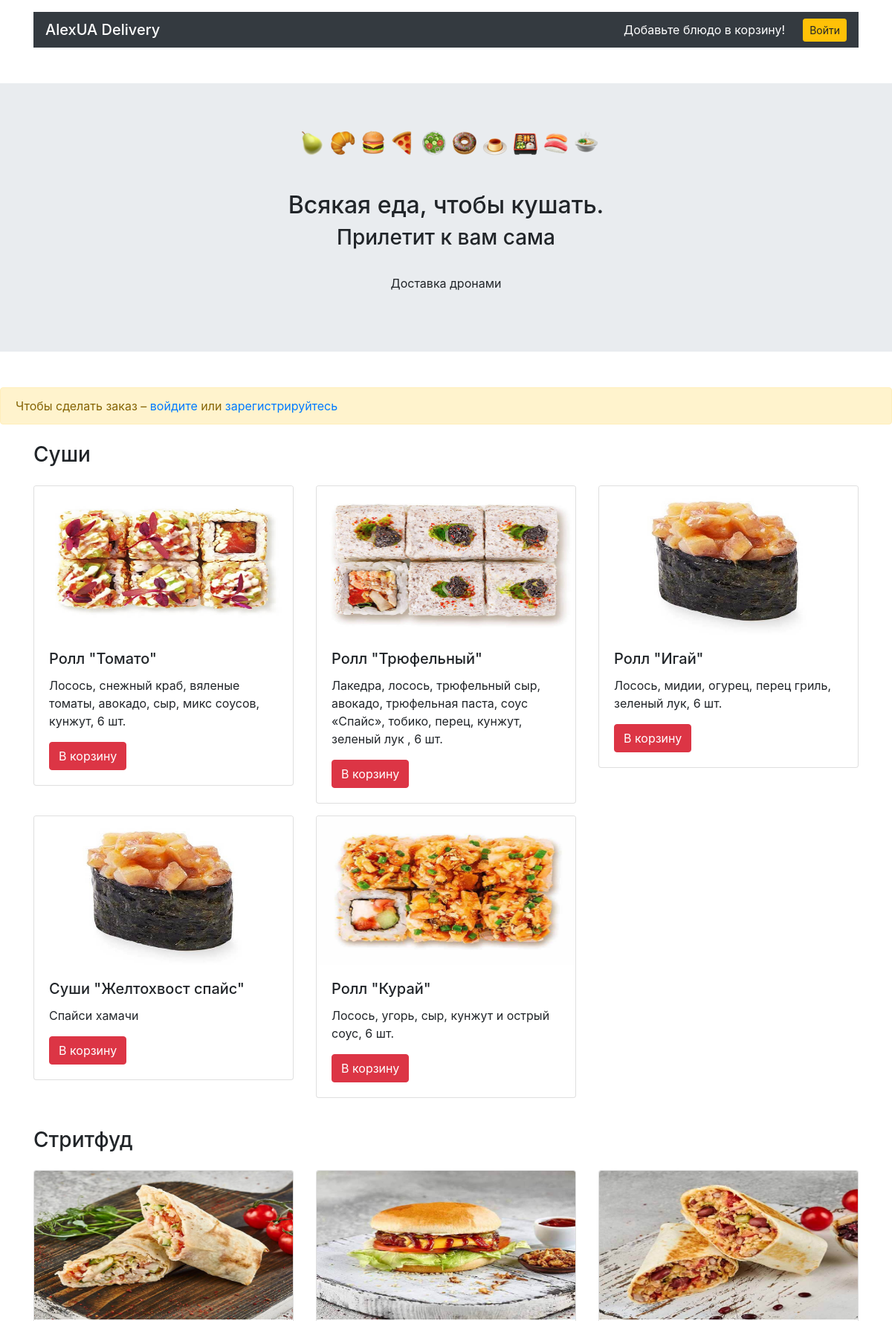
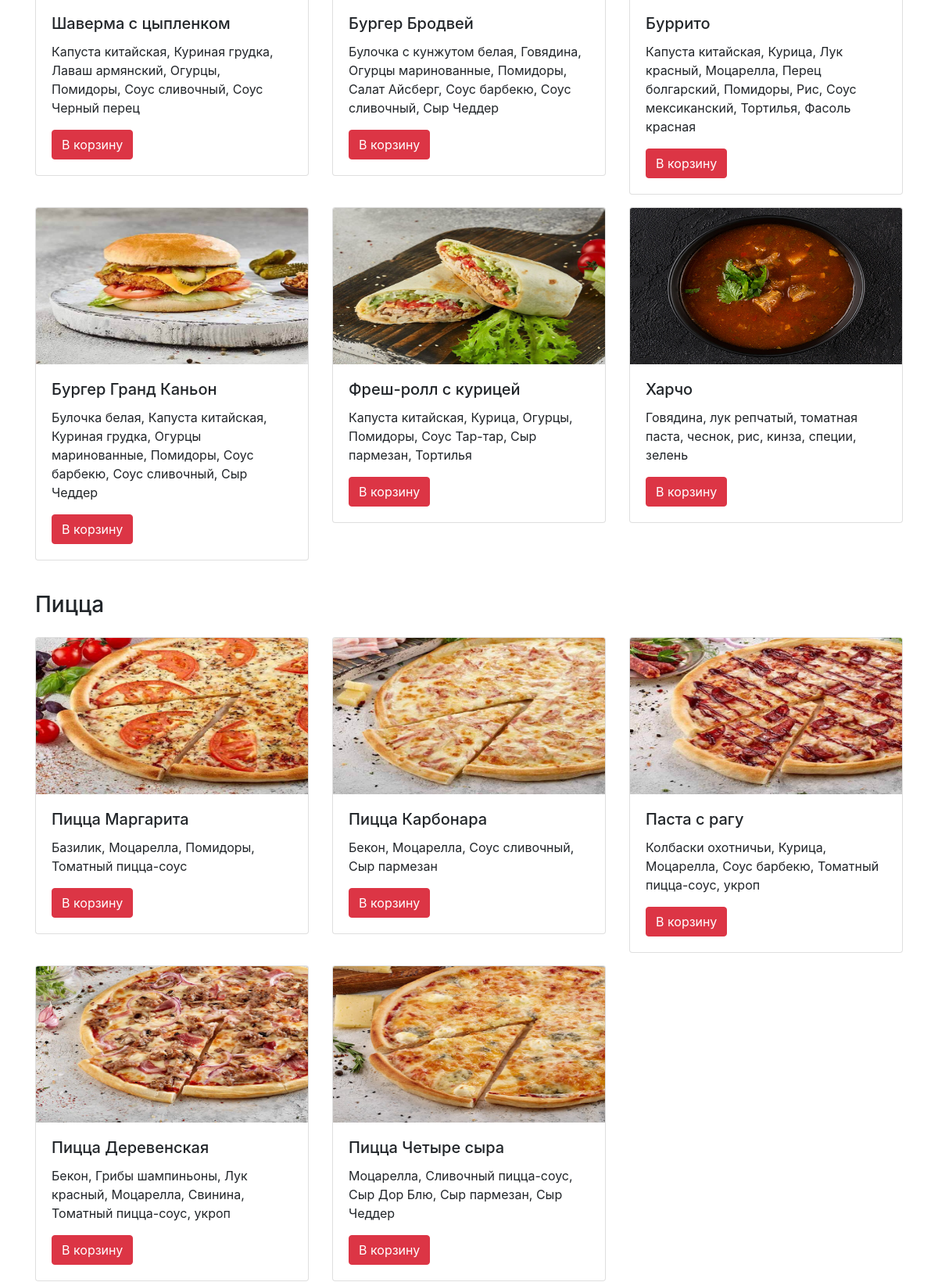
The page / (upper part) on the database its author committed (2 pictures, top to bottom).
### restoran/models.py (models this page shows)
class Category(db.Model):
    __tablename__ = 'categorys'
    id = db.Column(db.Integer, primary_key=True)
    title = db.Column(db.String(32), nullable = False, unique = True)
    meals = db.relationship("Meal")

class Meal(db.Model):
    __tablename__ = 'meals'
    id = db.Column(db.Integer, primary_key=True)
    title = db.Column(db.String(32), nullable=False, unique=True)
    price = db.Column(db.DECIMAL(20, 2), nullable=False)
    description = db.Column(db.String(128), nullable=False)
    picture = db.Column(db.String(128), nullable=False)
    category = db.relationship("Category")
    category_id = db.Column(db.Integer, db.ForeignKey("categorys.id"))

### restoran/views.py (the view)
@app.route('/')
def home():
    cat = Category.query.all()
    print(session)
    return render_template("main.html",
                           cats = cat,
                           )

### restoran/templates/main.html (shortened to what this page needs)
{% extends "base.html" %}
{% block main %}
{% include 'start.html' %}
    {% if  not session.user %}
        <div class="alert alert-warning" role="alert">Чтобы сделать заказ –
            <a href="/login">войдите</a> или
            <a href="/registration">зарегистрируйтесь</a></div>
    {% endif %}
<main class="container mt-3">
<section>
{% for cat in cats %}
  <h3 class="my-4">{{ cat.title }}</h3>
  <div class="row mt-4">
      {% for meals in cat.meals %}
      <div class="col-12 col-md-4">
          <div class="card mb-3">
            <img src=static/pictures/{{ meals.picture}} width="300" height="200" class="card-img-top" alt="">
            <div class="card-body">
              <h4 class="h5 card-title">{{ meals.title }}</h4>
              <p class="card-text"> {{ meals.description }}</p>
              <a href="/addtocart/{{ meals.id }}/" class="btn btn-danger">В корзину</a>
            </div>
          </div>
      </div>
      {% endfor %}
  </div>
{% endfor %}
</section>
</main>
{% endblock %}

### restoran/templates/base.html (shortened to what this page needs)
<!DOCTYPE html>
<html lang="ru">
<head>
  <link rel="stylesheet" href="https://stackpath.bootstrapcdn.com/bootstrap/4.3.1/css/bootstrap.min.css">
  <link rel="stylesheet" type="text/css" href="/static/index.css">
</head>
<body>
<header class="container mt-3">
    <nav class="py-1 navbar navbar-dark bg-dark">
      <ul class="navbar-nav mr-auto mt-2 mt-lg-0">
        <a href="{{ url_for('home') }}" class=" h5 my-2 text-white bg-dark">AlexUA Delivery</a>
      </ul>
        {% if session.user %}
            {% if session.count %}
                {% if session.count > 0 %}
                    <p class="my-2 text-white bg-dark "> ({{ session.count }} блюда в корзине на сумму {{ session.summ }} грн.)</p>
                    <a href="{{ url_for('cart') }}" class="btn btn-warning btn-sm ml-4">КОРЗИНА</a>
                {% elif session.count ==0 %}
                    <p class="my-2 text-white bg-dark "> Добавьте блюдо в корзину!</p>
                {% endif %}
            {% else %}
                <p class="my-2 text-white bg-dark "> Добавьте блюдо в корзину!</p>
            {% endif %}
        {% else %}
            <p class="my-2 text-white bg-dark "> Добавьте блюдо в корзину!</p>
        {% endif %}
        {% if  not session.user %}<a href="{{ url_for('login') }}" class="btn btn-warning btn-sm ml-4">Войти</a> {% endif %}
    </nav>
</header>
{% block main %}
{% endblock %}
</body>
</html>

### restoran/templates/start.html (shortened to what this page needs)
 <section class="my-5 jumbotron jumbotron-fluid">
      <div class="text-center">
        <img class="ml-2" alt="" width="401" height="33">
        <h1 class="h2 mt-5 m-2">Всякая еда, чтобы кушать.</h1>
        <h2 class="h3">Прилетит к вам сама</h2>
        <p class="pt-4">Доставка дронами</p>
      </div>
    </section>

### restoran/static/index.css (style rules this page uses)
html { position: relative; min-height: 100%; }
body { margin-bottom: 60px; }
.navbar { padding-top: 0; padding-bottom: 0; }

### rows shown on the page
Category: title "Суши"
Meal: picture (picture), title "Ролл \"Томато\"", description "Лосось, снежный краб, вяленые томаты, авокадо, сыр, микс соусов, кунжут, 6 шт."
Meal: picture (picture), title "Ролл \"Трюфельный\"", description "Лакедра, лосось, трюфельный сыр, авокадо, трюфельная паста, соус «Спайс», тобико, перец, кунжут, зеленый лук , 6 шт."
Meal: picture (picture), title "Ролл \"Игай\"", description "Лосось, мидии, огурец, перец гриль, зеленый лук, 6 шт."
Meal: picture (picture), title "Суши \"Желтохвост спайс\"", description "Спайси хамачи"
Meal: picture (picture), title "Ролл \"Курай\"", description "Лосось, угорь, сыр, кунжут и острый соус, 6 шт."
Category: title "Стритфуд"
Meal: picture (picture), title "Шаверма с цыпленком", description "Капуста китайская, Куриная грудка, Лаваш армянский, Огурцы, Помидоры, Соус сливочный, Соус Черный перец"
Meal: picture (picture), title "Бургер Бродвей", description "Булочка с кунжутом белая, Говядина, Огурцы маринованные, Помидоры, Салат Айсберг, Соус барбекю, Соус сливочный, Сыр Чеддер"
Meal: picture (picture), title "Буррито", description "Капуста китайская, Курица, Лук красный, Моцарелла, Перец болгарский, Помидоры, Рис, Соус мексиканский, Тортилья, Фасоль красная"
Meal: picture (picture), title "Бургер Гранд Каньон", description "Булочка белая, Капуста китайская, Куриная грудка, Огурцы маринованные, Помидоры, Соус барбекю, Соус сливочный, Сыр Чеддер"
Meal: picture (picture), title "Фреш-ролл с курицей", description "Капуста китайская, Курица, Огурцы, Помидоры, Соус Тар-тар, Сыр пармезан, Тортилья"
Meal: picture (picture), title "Харчо", description "Говядина, лук репчатый, томатная паста, чеснок, рис, кинза, специи, зелень"
Category: title "Пицца"
Meal: picture (picture), title "Пицца Маргарита", description "Базилик, Моцарелла, Помидоры, Томатный пицца-соус"
Meal: picture (picture), title "Пицца Карбонара", description "Бекон, Моцарелла, Соус сливочный, Сыр пармезан"
Meal: picture (picture), title "Паста с рагу", description "Колбаски охотничьи, Курица, Моцарелла, Соус барбекю, Томатный пицца-соус, укроп"
Meal: picture (picture), title "Пицца Деревенская", description "Бекон, Грибы шампиньоны, Лук красный, Моцарелла, Свинина, Томатный пицца-соус, укроп"
Meal: picture (picture), title "Пицца Четыре сыра", description "Моцарелла, Сливочный пицца-соус, Сыр Дор Блю, Сыр пармезан, Сыр Чеддер"
